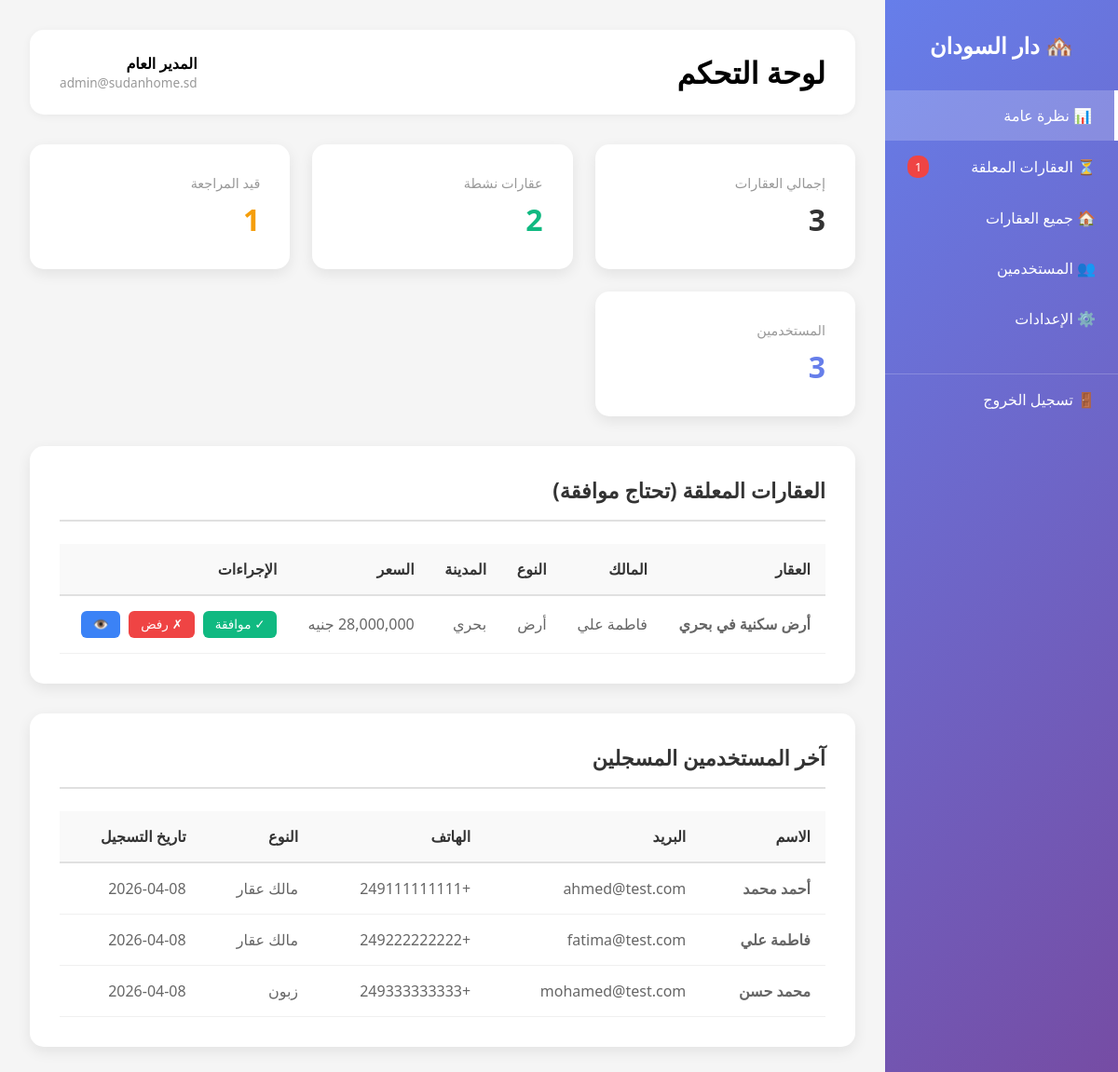
Page /admin/dashboard.php (signed in) on the committed database.
### tables this page shows
CREATE TABLE users (
    user_id INT PRIMARY KEY AUTO_INCREMENT,
    full_name VARCHAR(100) NOT NULL,
    email VARCHAR(100) UNIQUE NOT NULL,
    phone VARCHAR(20) NOT NULL,
    password_hash VARCHAR(255) NOT NULL,
    user_type ENUM('admin', 'owner', 'customer') NOT NULL DEFAULT 'customer',
    profile_image VARCHAR(255) DEFAULT NULL,
    is_verified TINYINT(1) DEFAULT 0,
    national_id VARCHAR(50) DEFAULT NULL,
    created_at TIMESTAMP DEFAULT CURRENT_TIMESTAMP,
    last_login TIMESTAMP NULL,
    is_active TINYINT(1) DEFAULT 1,
    INDEX idx_email (email),
    INDEX idx_user_type (user_type)
);

CREATE TABLE properties (
    property_id INT PRIMARY KEY AUTO_INCREMENT,
    owner_id INT NOT NULL,
    title VARCHAR(200) NOT NULL,
    description TEXT NOT NULL,
    property_type ENUM('شقة', 'فيلا', 'منزل', 'أرض', 'محل تجاري', 'مكتب') NOT NULL,
    listing_type ENUM('للبيع', 'للإيجار') NOT NULL,
    price DECIMAL(15, 2) NOT NULL,
    area DECIMAL(10, 2) NOT NULL,
    bedrooms INT DEFAULT NULL,
    bathrooms INT DEFAULT NULL,
    location_id INT NOT NULL,
    address TEXT NOT NULL,
    latitude DECIMAL(10, 8) DEFAULT NULL,
    longitude DECIMAL(11, 8) DEFAULT NULL,
    is_verified TINYINT(1) DEFAULT 0,
    verification_date TIMESTAMP NULL,
    status ENUM('pending', 'active', 'sold', 'rented', 'rejected') DEFAULT 'pending',
    views_count INT DEFAULT 0,
    created_at TIMESTAMP DEFAULT CURRENT_TIMESTAMP,
    updated_at TIMESTAMP DEFAULT CURRENT_TIMESTAMP ON UPDATE CURRENT_TIMESTAMP,
    FOREIGN KEY (owner_id) REFERENCES users(user_id) ON DELETE CASCADE,
    FOREIGN KEY (location_id) REFERENCES locations(location_id) ON DELETE RESTRICT,
    INDEX idx_property_type (property_type),
    INDEX idx_listing_type (listing_type),
    INDEX idx_price (price),
    INDEX idx_status (status),
    INDEX idx_location (location_id)
);

CREATE TABLE locations (
    location_id INT PRIMARY KEY AUTO_INCREMENT,
    city VARCHAR(100) NOT NULL,
    district VARCHAR(100) NOT NULL,
    parent_location_id INT DEFAULT NULL,
    FOREIGN KEY (parent_location_id) REFERENCES locations(location_id) ON DELETE SET NULL,
    INDEX idx_city (city)
);

### admin/dashboard.php (the view, shortened to what this page needs)
<?php
require_once '../config/database.php';
$stats = [
    'total_properties' => $pdo->query("SELECT COUNT(*) FROM properties")->fetchColumn(),
    'active_properties' => $pdo->query("SELECT COUNT(*) FROM properties WHERE status = 'active'")->fetchColumn(),
    'pending_properties' => $pdo->query("SELECT COUNT(*) FROM properties WHERE status = 'pending'")->fetchColumn(),
    'total_users' => $pdo->query("SELECT COUNT(*) FROM users WHERE user_type != 'admin'")->fetchColumn(),
];
$stmt = $pdo->prepare("
    SELECT p.*, u.full_name as owner_name, l.city
    FROM properties p
    LEFT JOIN users u ON p.owner_id = u.user_id
    LEFT JOIN locations l ON p.location_id = l.location_id
    WHERE p.status = 'pending'
    ORDER BY p.created_at DESC
    LIMIT 10
");
$stmt->execute();
$pending_properties = $stmt->fetchAll();
$stmt = $pdo->query("SELECT * FROM users WHERE user_type != 'admin' ORDER BY created_at DESC LIMIT 10");
$recent_users = $stmt->fetchAll();
?>
<!DOCTYPE html>
<html lang="ar" dir="rtl">
<head>
</head>
<body>
    <div class="dashboard">
        <div class="sidebar">
            <div class="logo">🏘️ دار السودان</div>
            <ul class="menu">
                <li class="menu-item active">📊 نظرة عامة</li>
                <li class="menu-item">
                    ⏳ العقارات المعلقة
                    <?php if ($stats['pending_properties'] > 0): ?>
                        <span style="background: #ef4444; color: white; padding: 0.2rem 0.5rem; border-radius: 10px; font-size: 0.8rem;">
                            <?= $stats['pending_properties'] ?>
                        </span>
                    <?php endif; ?>
                </li>
                <li class="menu-item">🏠 جميع العقارات</li>
                <li class="menu-item">👥 المستخدمين</li>
                <li class="menu-item">⚙️ الإعدادات</li>
                <li class="menu-item" onclick="window.location.href='../api/logout.php'" style="margin-top: 2rem; border-top: 1px solid rgba(255,255,255,0.2); padding-top: 1rem;">
                    🚪 تسجيل الخروج
                </li>
            </ul>
        </div>
        <div class="main-content">
            <div class="header">
                <h1>لوحة التحكم</h1>
                <div>
                    <strong><?= htmlspecialchars($_SESSION['full_name']) ?></strong>
                    <div style="font-size: 0.85rem; color: #999;"><?= htmlspecialchars($_SESSION['email']) ?></div>
                </div>
            </div>
            <div class="stats-grid">
                <div class="stat-card">
                    <div class="stat-label">إجمالي العقارات</div>
                    <div class="stat-value"><?= $stats['total_properties'] ?></div>
                </div>
                <div class="stat-card">
                    <div class="stat-label">عقارات نشطة</div>
                    <div class="stat-value" style="color: #10b981;"><?= $stats['active_properties'] ?></div>
                </div>
                <div class="stat-card">
                    <div class="stat-label">قيد المراجعة</div>
                    <div class="stat-value" style="color: #f59e0b;"><?= $stats['pending_properties'] ?></div>
                </div>
                <div class="stat-card">
                    <div class="stat-label">المستخدمين</div>
                    <div class="stat-value" style="color: #667eea;"><?= $stats['total_users'] ?></div>
                </div>
            </div>
            <?php if (count($pending_properties) > 0): ?>
            <div class="content-section">
                <h2 class="section-title">العقارات المعلقة (تحتاج موافقة)</h2>
                <table class="table">
                    <thead>
                        <tr>
                            <th>العقار</th>
                            <th>المالك</th>
                            <th>النوع</th>
                            <th>المدينة</th>
                            <th>السعر</th>
                            <th>الإجراءات</th>
                        </tr>
                    </thead>
                    <tbody>
                        <?php foreach ($pending_properties as $prop): ?>
                        <tr>
                            <td><strong><?= htmlspecialchars($prop['title']) ?></strong></td>
                            <td><?= htmlspecialchars($prop['owner_name']) ?></td>
                            <td><?= htmlspecialchars($prop['property_type']) ?></td>
                            <td><?= htmlspecialchars($prop['city']) ?></td>
                            <td><?= number_format($prop['price']) ?> جنيه</td>
                            <td>
                                <button class="btn-sm btn-approve" onclick="approveProperty(<?= $prop['property_id'] ?>)">✓ موافقة</button>
                                <button class="btn-sm btn-reject" onclick="rejectProperty(<?= $prop['property_id'] ?>)">✗ رفض</button>
                                <button class="btn-sm btn-view" onclick="window.open('../property_details.php?id=<?= $prop['property_id'] ?>', '_blank')">👁️</button>
                            </td>
                        </tr>
                        <?php endforeach; ?>
                    </tbody>
                </table>
            </div>
            <?php endif; ?>
            <?php if (count($recent_users) > 0): ?>
            <div class="content-section">
                <h2 class="section-title">آخر المستخدمين المسجلين</h2>
                <table class="table">
                    <thead>
                        <tr>
                            <th>الاسم</th>
                            <th>البريد</th>
                            <th>الهاتف</th>
                            <th>النوع</th>
                            <th>تاريخ التسجيل</th>
                        </tr>
                    </thead>
                    <tbody>
                        <?php foreach ($recent_users as $user): ?>
                        <tr>
                            <td><strong><?= htmlspecialchars($user['full_name']) ?></strong></td>
                            <td><?= htmlspecialchars($user['email']) ?></td>
                            <td><?= htmlspecialchars($user['phone']) ?></td>
                            <td><?= $user['user_type'] == 'owner' ? 'مالك عقار' : 'زبون' ?></td>
                            <td><?= date('Y-m-d', strtotime($user['created_at'])) ?></td>
                        </tr>
                        <?php endforeach; ?>
                    </tbody>
                </table>
            </div>
            <?php endif; ?>
        </div>
    </div>
</body>
</html>

### admin/dashboard.php (style rules this page uses)
* { margin: 0; padding: 0; box-sizing: border-box; }
body { font-family: 'Segoe UI', Tahoma, Geneva, Verdana, sans-serif; background: #f5f5f5; direction: rtl; }
.dashboard { display: grid; grid-template-columns: 250px 1fr; min-height: 100vh; }
.sidebar { background: linear-gradient(135deg, #667eea 0%, #764ba2 100%); color: white; padding: 2rem 0; }
.logo { padding: 0 1.5rem; font-size: 1.5rem; font-weight: bold; margin-bottom: 2rem; text-align: center; }
.menu { list-style: none; }
.menu-item { padding: 1rem 1.5rem; cursor: pointer; transition: all 0.3s; display: flex; align-items: center; justify-content: space-between; }
.menu-item:hover, .menu-item.active { background: rgba(255, 255, 255, 0.2); border-right: 4px solid white; }
.main-content { padding: 2rem; }
.header { background: white; padding: 1.5rem 2rem; border-radius: 15px; box-shadow: 0 2px 10px rgba(0,0,0,0.05); margin-bottom: 2rem; display: flex; justify-content: space-between; align-items: center; }
.stats-grid { display: grid; grid-template-columns: repeat(auto-fit, minmax(250px, 1fr)); gap: 1.5rem; margin-bottom: 2rem; }
.stat-card { background: white; padding: 2rem; border-radius: 15px; box-shadow: 0 5px 15px rgba(0,0,0,0.08); transition: all 0.3s; }
.stat-value { font-size: 2rem; font-weight: bold; color: #333; }
.stat-label { color: #999; font-size: 0.9rem; margin-bottom: 0.5rem; }
.content-section { background: white; padding: 2rem; border-radius: 15px; box-shadow: 0 5px 15px rgba(0,0,0,0.08); margin-bottom: 2rem; }
.section-title { font-size: 1.4rem; color: #333; margin-bottom: 1.5rem; padding-bottom: 1rem; border-bottom: 2px solid #e0e0e0; }
.table { width: 100%; border-collapse: collapse; }
.table th { background: #f9f9f9; padding: 1rem; text-align: right; font-weight: 600; color: #333; border-bottom: 2px solid #e0e0e0; }
.table td { padding: 1rem; border-bottom: 1px solid #f0f0f0; color: #666; }
.btn-sm { padding: 0.4rem 0.8rem; font-size: 0.85rem; border: none; border-radius: 6px; cursor: pointer; margin-left: 0.3rem; transition: all 0.3s; }
.btn-approve { background: #10b981; color: white; }
.btn-reject { background: #ef4444; color: white; }
.btn-view { background: #3b82f6; color: white; }

### rows in the picture
users: is_active "1", user_id "3", full_name "فاطمة علي", email "fatima@test.com", phone "+249222222222", user_type "مالك عقار", created_at "2026-04-08"
properties: title "أرض سكنية في بحري", owner.full_name "فاطمة علي", property_type "أرض", location.city "بحري"
users: full_name "أحمد محمد", email "ahmed@test.com", phone "+249111111111", user_type "مالك عقار", created_at "2026-04-08"
users: full_name "محمد حسن", email "mohamed@test.com", phone "+249333333333", user_type "زبون", created_at "2026-04-08"

### other values in the picture
$_SESSION['full_name'] "المدير العام"
$_SESSION['email'] "admin@sudanhome.sd"
$stats['active_properties'] "2"
